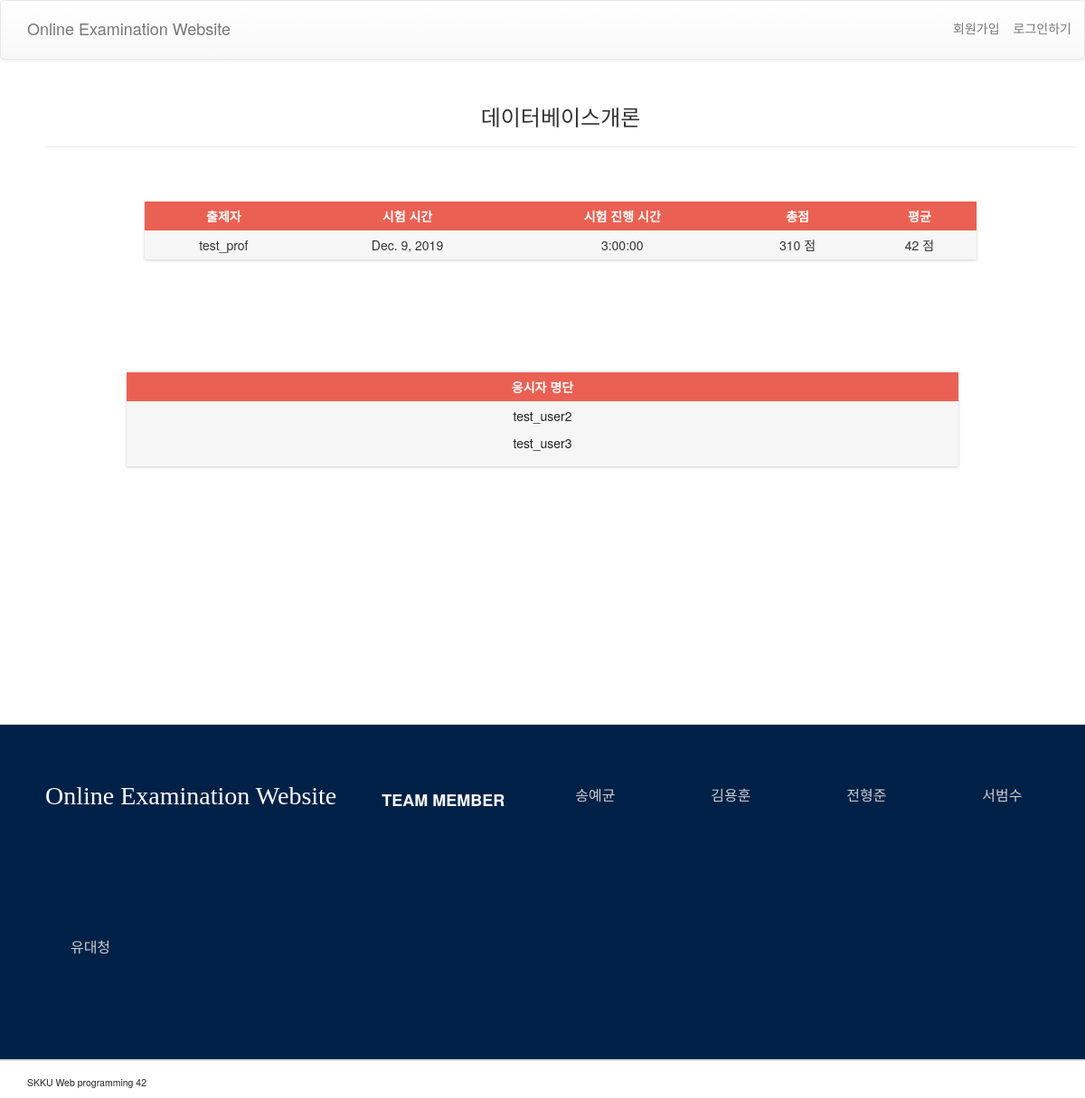
The page /admin_ctrlr/test_detail/19/ on the database its author committed.
### admin_ctrlr/models.py (models this page shows, shortened)
class Test(models.Model):
    title = models.CharField(max_length=200)
    professor = models.ForeignKey(settings.AUTH_USER_MODEL, on_delete=models.CASCADE)
    test_time = models.DateField(default=None)
    SHORT = datetime.timedelta(hours=1)
    MEDIUM = datetime.timedelta(hours=3)
    LONG = datetime.timedelta(hours=5)
    period_choices = ((SHORT, '1 hour'), (MEDIUM, '3 hour'), (LONG, '5 hour'),)
    test_period = models.DurationField(choices=period_choices, default=MEDIUM)
    created_date = models.DateTimeField(default=timezone.now)
    auto_score = models.BooleanField(default=True)
    total_score = models.IntegerField(null=True)

class TestUserList(models.Model):
    user = models.ForeignKey(settings.AUTH_USER_MODEL, on_delete=models.CASCADE)
    test = models.ForeignKey('Test', on_delete=models.CASCADE)
    class Meta:
        unique_together = (('user', 'test'),)

### admin_ctrlr/views.py (the view, shortened to what this page needs)
# urls.py: path('test_detail/<int:pk>/', views.test_detail, name='test_detail'),
def test_detail(request, pk):
    test = get_object_or_404(Test, pk=pk)
    testlist = TestUserList.objects.filter(test=test)
    testlist_users = []
    for i in range(len(testlist)):
        testlist_users.append(testlist[i].user)
    qmc_score_ox = Score.objects.values('questionMc_id').filter(test=test).annotate(Count('questionMc_id'))
    qmc_score_x = Score.objects.values('questionMc_id').filter(test=test, ox=False).annotate(Count('questionMc_id'))
    qmc_ratio_dict = {}
    for qmc_s_ox in qmc_score_ox:
        if qmc_s_ox['questionMc_id'] != None:
            for qmc_s_x in qmc_score_x:
                if qmc_s_x['questionMc_id'] == qmc_s_ox['questionMc_id']:
                    qmc_ratio_dict.setdefault(qmc_s_ox['questionMc_id'],
                                              (int(qmc_s_x['questionMc_id__count']) / int(
                                                  qmc_s_ox['questionMc_id__count'])))
    qna_score_ox = Score.objects.values('questionNa_id').filter(test=test).annotate(Count('questionNa_id'))
    qna_score_x = Score.objects.values('questionNa_id').filter(test=test, ox=False).annotate(Count('questionNa_id'))
    qna_ratio_dict = {}
    for qna_s_ox in qna_score_ox:
        if qna_s_ox['questionNa_id'] != None:
            for qna_s_x in qna_score_x:
                if qna_s_x['questionNa_id'] == qna_s_ox['questionNa_id']:
                    qna_ratio_dict.setdefault(qna_s_ox['questionNa_id'],
                                              (int(qna_s_x['questionNa_id__count']) / int(
                                                  qna_s_ox['questionNa_id__count'])))
    score = Score.objects.filter(test=test)
    std_num = TestedUser.objects.filter(test=test).count()
    count = 0
    for s in score:
        if s.ox:
            if s.questionMc != None:
                count = int(s.questionMc.question_score) + count
            elif s.questionNa != None:
                count = int(s.questionNa.question_score) + count
    if std_num > 0:
        average = round(count/std_num)
    else:
        average = 0
    flag = False
    return render(request, 'test_detail.html', {'test': test, 'testlist': testlist, 'qna_ratio_dict': qna_ratio_dict,
                                                'qmc_ratio_dict': qmc_ratio_dict, 'average': average})

### admin_ctrlr/templates/test_detail.html (shortened to what this page needs)
{% extends 'base.html' %}
{% block content %}
    <div class="container">
        <div class="container">
            <h3>{{ test.title }}</h3>
            <hr>
            <div class="wrapper">
                <div class="table">
                    <div class="row header">
                        <div class="cell">
                            출제자
                        </div>
                        <div class="cell">
                            시험 시간
                        </div>
                        <div class="cell">
                            시험 진행 시간
                        </div>
                        <div class="cell">
                            총점
                        </div>
                        <div class="cell">
                            평균
                        </div>
                    </div>
                    <div class="row">
                        <div class="cell" data-title="출제자">
                            {{ test.professor }}
                        </div>
                        <div class="cell" data-title="시험 시간">
                            {{ test.test_time }}
                        </div>
                        <div class="cell" data-title="시험 진행 시간">
                            {{ test.test_period }}
                        </div>
                        <div class="cell" data-title="총점">
                            {{ test.total_score }} 점
                        </div>
                        <div class="cell" data-title="평균">
                            {{ average }} 점
                        </div>
                    </div>
                </div>
            </div>
        </div>
        <div class="wrapper">
            <div class="table">
                <div class="row header">
                    <div class="cell">응시자 명단</div>
                </div>
                <div class="row">
                    <div class="cell">
                        {% for testlist_user in testlist %}
                            <p style="text-align: center">{{ testlist_user.user.username }}</p>
                        {% endfor %}
                    </div>
                </div>
            </div>
        </div>
    </div>
{% endblock %}

### admin_ctrlr/static/css/style.css (style rules this page uses)
body { width: 100%; min-width: 1000px; }
p { color: #232323; }
.container { margin: 5px; }
p { text-align: left; }
.wrapper { margin: 0 auto; padding: 40px; max-width: 1000px; }
.table { margin: 0 0 40px 0; width: 100%; box-shadow: 0 1px 3px rgba(0, 0, 0, 0.2); display: table; }
.row { display: table-row; background: #f6f6f6; }
.row:nth-of-type(odd) { background: #e9e9e9; }
.row.header { font-weight: 900; color: #ffffff; background: #ea6153; }
.cell { padding: 6px 12px; max-width: 400px; display: table-cell; }

### rows shown on the page
Test: title "데이터베이스개론", professor "test_prof", test_time "Dec. 9, 2019", test_period "3:00:00", total_score "310"
TestUserList: user.username "test_user2"
TestUserList: user.username "test_user3"

### other values the page prints
{{ average }} "42"
